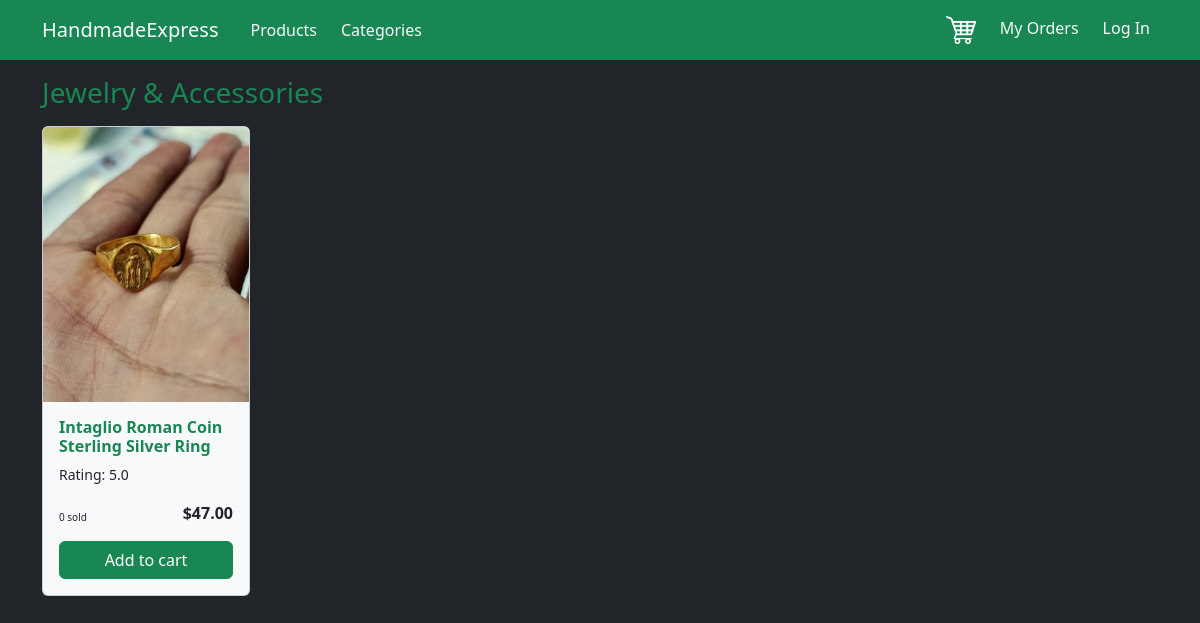
/categories/jewelry-and-accessories, run on the app's committed database.
### ShopApp/models.py (models this page shows, shortened)
class Category(models.Model):
    name = models.CharField(max_length=200)
    slug = models.SlugField(max_length=200, unique=True)
    class Meta:  # New, 1
        verbose_name_plural = 'Categories'

class Product(models.Model):
    name = models.CharField(max_length=200)
    price = models.DecimalField(decimal_places=2, max_digits=10, validators=[MinValueValidator(0)])
    quantity = models.PositiveIntegerField(validators=[MinValueValidator(0)])
    description = models.TextField()
    image = models.ImageField(upload_to='images/')
    category = models.ForeignKey(Category, on_delete=models.CASCADE)
    material = models.ForeignKey(Material, on_delete=models.CASCADE)
    color = models.ForeignKey(Color, on_delete=models.CASCADE)
    seller = models.ForeignKey(CustomUser, on_delete=models.CASCADE, related_name='products')
    created_at = models.DateTimeField(auto_now_add=True)
    sold = models.IntegerField(default=0)
    slug = models.SlugField(default="", max_length=200, unique=True)
    def calculate_average_rating(self):
        if len(self.reviews.all()) == 0:
            return 'No reviews yet'
        total = 0
        for review in self.reviews.all():
            total += review.rating
        return total / len(self.reviews.all()) if len(self.reviews.all()) > 0 else 0

class Review(models.Model):
    created_at = models.DateTimeField(auto_now_add=True)
    updated_at = models.DateTimeField(auto_now=True)
    rating = models.PositiveIntegerField(validators=[MinValueValidator(1), MaxValueValidator(5)])
    comment = models.TextField(null=True, blank=True)
    image = models.ImageField(upload_to='images/', null=True, blank=True)
    customer = models.ForeignKey(CustomUser, on_delete=models.CASCADE)
    product = models.ForeignKey(Product, on_delete=models.CASCADE, related_name='reviews')
    class Meta:
        unique_together = ['customer', 'product']

### ShopApp/views.py (the view)
# urls.py: path('categories/<slug:slug>', views.category_list, name='category_list'),
def category_list(request, slug):
    category = Category.objects.get(slug=slug)
    items = list(Product.objects.filter(category=category))
    return render(request, 'ShopApp/category_list.html', {
        "products": items,
        "category": category
    })

### ShopApp/templates/ShopApp/category_list.html (shortened to what this page needs)
{% extends 'base.html' %}
{% block content %}
    <div>
        <h3 class="text-success mb-3">{{ category.name }}</h3>
        {% for product in products %}
            {% include "ShopApp/includes/product.html" %}
        {% endfor %}
    </div>
{% endblock %}

### ShopApp/templates/ShopApp/includes/product.html
<div class="card bg-light me-3" style="width: 13rem;">
    <a href="{% url 'product_detail' product.slug %}">
        <img src="{{ product.image.url }}" class="card-img-top" alt="{{ product.name }}">
    </a>
    <div class="card-body d-flex flex-column justify-content-between">
        <div>
            <a href="{% url 'product_detail' product.slug %}" class="text-decoration-none text-success">
                <h6 class="fw-bold card-title">{{ product.name }}</h6>
            </a>
        </div>
        <div class="d-flex flex-column justify-content-end">
            <p style="font-size: 14px">Rating: {{ product.calculate_average_rating }}</p>
            <div class="d-flex justify-content-between">
                <p class="align-self-end" style="font-size: 10px">{{ product.sold }} sold</p>
                <p class="fw-bold align-self-end">${{ product.price }}</p>
            </div>
            <a href="#" class="btn btn-success">Add to cart</a>
        </div>
    </div>
</div>

### data on the page
Category: name "Jewelry & Accessories"
Product: image (picture), name "Intaglio Roman Coin Sterling Silver Ring", calculate_average_rating "5.0", sold "0", price "47.00"
